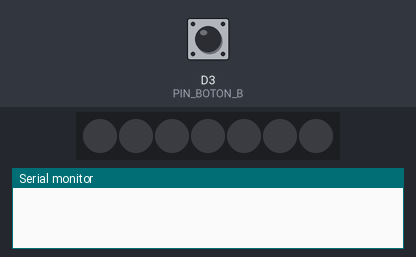
A sketch run on a simulated ESP8266 (Wemos D1 mini). Parts: 7 RGB LEDs in strip order, left to right, the last lines printed to the serial monitor. The test bench sets the inputs (shaded band); at power-on: D3 (PIN_BOTON_B) HIGH. Dim RGB values are drawn brighter than linear.

Above: at 4.7 s.
4.8 s: D3 (PIN_BOTON_B) pulled LOW for 3.2 s
At 9.2 s:
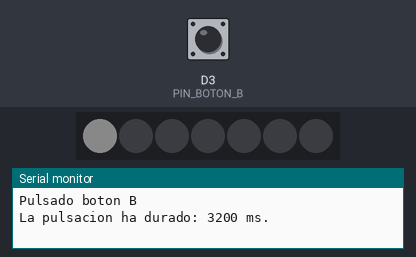
9.5 s: D3 (PIN_BOTON_B) pulled LOW for 0.15 s
At 9.91 s:
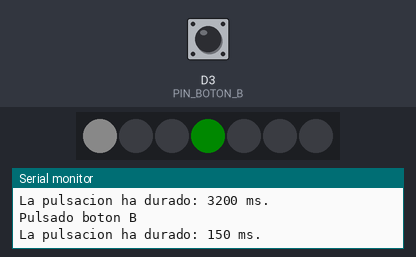
10.2 s: D3 (PIN_BOTON_B) pulled LOW for 1 s
At 11.31 s:
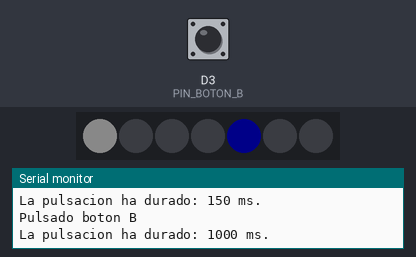
11.8 s: D3 (PIN_BOTON_B) pulled LOW for 0.15 s
At 12.12 s:
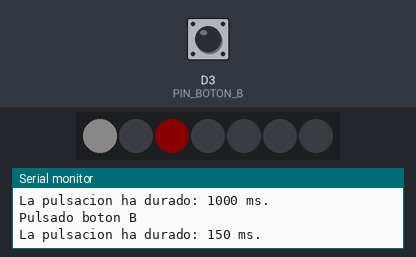
Timing chart, 0 to 13.5 s (numbered marks = the images above; inputs shaded):
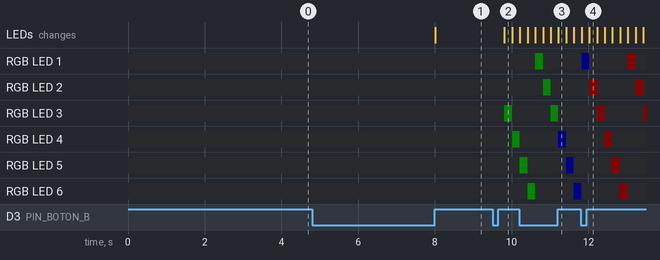

Measured:
- after the input at 4.8 s, the LEDs: change after 3.2 s (image 1)
- after the input at 9.5 s, RGB LED 3: off → RGB(0, 10, 0) after 0.31 s, → off 0.20 s later; RGB LED 4: off → RGB(0, 10, 0) after 0.51 s; the LEDs: change after 0.31 s (image 2)
- after the input at 10.2 s, the LEDs: first differ from a run without the input after 1.0 s (image 3)
- after the input at 11.8 s, the LEDs: first differ from a run without the input after 0.22 s (image 4)

The sketch:

Ejercicio14-Control_RGB_Wemos.ino
```cpp
/*
   Ejercicio14 - Control RGB Wemos
   Web: https://www.aprendiendoarduino.com/cursos/programacion-arduino-2019/
   Montaje: https://github.com/jecrespo/aprendiendoarduino-Curso_Programacion_Arduino_2019/blob/master/Esquemas%20Montajes%20Pr%C3%A1cticas%20Fritzing/Curso_Programacion-Montaje%20Arduino_bb.png
*/
//Librería LEDs RGB
#include <Adafruit_NeoPixel.h>

//Definición pines
#define PIN_BOTON_B D3
#define PIN   D4
#define LED_NUM 7

//Objeto Leds
Adafruit_NeoPixel leds = Adafruit_NeoPixel(LED_NUM, PIN, NEO_GRB + NEO_KHZ800);

//Variables globales
int velocidad = 200;
int color;
int colores[3] = {0, 0, 0};
boolean encendido = 0;  //Sistema encendido/apagado
int led = 1; //Led que enciendo para efecto
boolean anterior_b;
unsigned long tiempo_pulsacion;
unsigned long tiempo_led;

void setup() {
  //Inicializo puerto serie
  Serial.begin(9600);
  // This initializes the NeoPixel library.
  leds.begin();
  //Inicializo Pines
  pinMode(PIN_BOTON_B, INPUT);

  anterior_b = digitalRead(PIN_BOTON_B);

  for (int i = 0; i < LED_NUM ; i++){
    leds.setPixelColor (i, leds.Color (0,0,0));
    leds.show();
    delay (500);
  }
}

void loop() {

  boolean estado_b = digitalRead(PIN_BOTON_B);

  if (anterior_b != estado_b) {
    if (estado_b == LOW) {  //flanco ascendente pull-up
      tiempo_pulsacion = millis();  //tomo timepo al pulsar
      Serial.println(F("Pulsado boton B"));
    }
    else {  //flanco descendente
      unsigned long duracion_pulso = millis() - tiempo_pulsacion; //Aqui hay un bug por el millis overflow
      Serial.println("La pulsacion ha durado: " + String(duracion_pulso) + " ms.");
      if (duracion_pulso < 2000) {  //corta
        if (encendido) {  //Solo si esta encendido el sistema
          colores[color] = 0;
          color++;

          if (color > 2)
            color = 0;

          colores[color] = 10;
        }
      }
      else if (duracion_pulso < 10000) {  //larga
        if (encendido) {
          encendido = 0;
          //apago leds
          for (int i = 0; i < LED_NUM; i++) {
            leds.setPixelColor(i, leds.Color(0, 0, 0));
          }
          leds.show();
        }
        else {
          encendido = 1;
          leds.setPixelColor(0, leds.Color(10, 10, 10));  //Enciendo led central
          leds.show();
          tiempo_led = millis();
          led = 1;  //empiezo el efecto en el led 1
        }
      }
      else {
        Serial.println("pulsación demasiado larga");
      }
    }
  }
  anterior_b = estado_b;

  //actualizo led cuando toca (200 ms)
  if (encendido) {
    if ((millis() - tiempo_led) > 200) {
      tiempo_led = millis();
      if (led == 1)
        leds.setPixelColor(LED_NUM-1,leds.Color(0, 0, 0));
      else
        leds.setPixelColor(led - 1, leds.Color(0, 0, 0));
      leds.setPixelColor(led, leds.Color(colores[0], colores[1], colores[2]));
      leds.show();
      led++;
      if (led == LED_NUM)
        led = 1;
    }
  }
}
```
